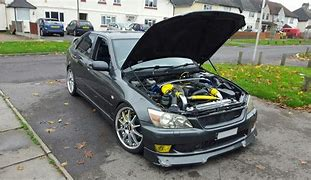
#> input picture is200 v12.jpg, 311 x 180 px
$ python main.py
#> lines starting #> are read from the running program, lines starting #| are printed output that depends on the picture
import cv2
car = cv2.imread("is200 v12.jpg")
#> car is the input picture: shape (180, 311, 3); mean B, G, R 110.7, 119.5, 115.7

text = cv2.putText(car, "HUT", (100, 111), cv2.FONT_ITALIC, 3, (255, 0, 0), 3)
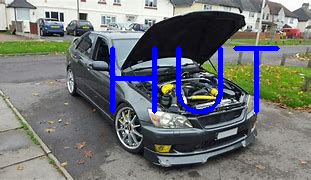
#> text: shape (180, 311, 3); mean B, G, R 116.6, 115.3, 111.8
cv2.imshow("screen1", text)
cv2.waitKey(0)
